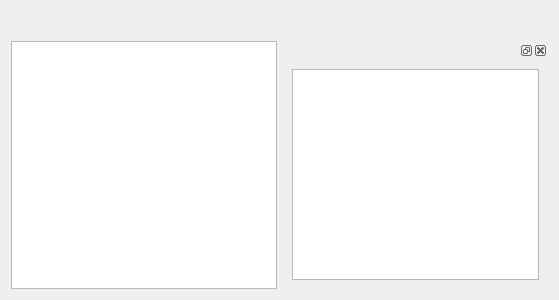
<?xml version="1.0" encoding="UTF-8"?>
<ui version="4.0">
 <class>Form</class>
 <widget class="QWidget" name="Form">
  <property name="geometry">
   <rect>
    <x>0</x>
    <y>0</y>
    <width>559</width>
    <height>300</height>
   </rect>
  </property>
  <property name="windowTitle">
   <string>Form</string>
  </property>
  <layout class="QGridLayout" name="gridLayout_2">
   <item row="0" column="0">
    <layout class="QGridLayout" name="gridLayout">
     <item row="1" column="1">
      <layout class="QVBoxLayout" name="verticalLayout">
       <item>
        <widget class="QDockWidget" name="dockWidget_2">
         <widget class="QWidget" name="dockWidgetContents_2">
          <layout class="QGridLayout" name="gridLayout_3">
           <item row="0" column="0">
            <widget class="QTextEdit" name="textEdit"/>
           </item>
          </layout>
         </widget>
        </widget>
       </item>
      </layout>
     </item>
     <item row="0" column="0" colspan="2">
      <widget class="QWidget" name="widget" native="true">
       <property name="sizePolicy">
        <sizepolicy hsizetype="Expanding" vsizetype="Preferred">
         <horstretch>1</horstretch>
         <verstretch>0</verstretch>
        </sizepolicy>
       </property>
       <property name="minimumSize">
        <size>
         <width>0</width>
         <height>24</height>
        </size>
       </property>
       <property name="baseSize">
        <size>
         <width>498</width>
         <height>24</height>
        </size>
       </property>
      </widget>
     </item>
     <item row="1" column="0">
      <widget class="QTableView" name="tableView">
       <property name="sizePolicy">
        <sizepolicy hsizetype="Expanding" vsizetype="Expanding">
         <horstretch>1</horstretch>
         <verstretch>1</verstretch>
        </sizepolicy>
       </property>
       <property name="tabKeyNavigation">
        <bool>false</bool>
       </property>
       <property name="dragDropOverwriteMode">
        <bool>false</bool>
       </property>
       <property name="alternatingRowColors">
        <bool>true</bool>
       </property>
      </widget>
     </item>
    </layout>
   </item>
  </layout>
 </widget>
 <resources/>
 <connections/>
</ui>
